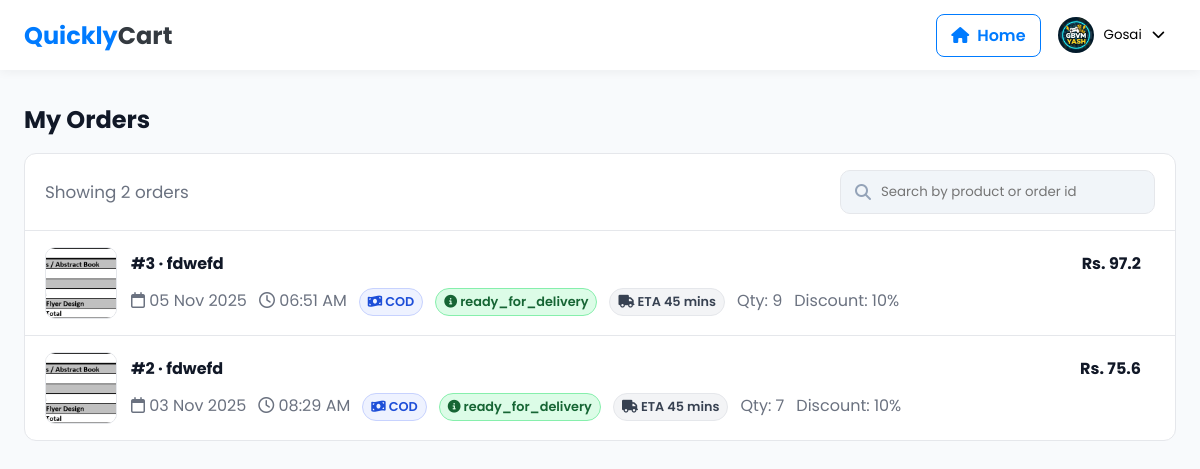
The page /orders (signed in) on the database its author committed.
### QuicklyCart_app/models.py (models this page shows)
class Order(models.Model):
    order_id = models.AutoField(primary_key=True)
    user_id = models.ForeignKey(User , on_delete= models.CASCADE)
    Product = models.ForeignKey(Product , on_delete = models.CASCADE)
    quantity = models.CharField(max_length=155)
    price = models.CharField(max_length=99)
    status = models.CharField(max_length=155)
    discount = models.CharField(max_length=155)
    payment_type = models.CharField(max_length=555)
    created = models.DateTimeField(auto_now_add=True)

class Product(models.Model):
    product_id = models.AutoField(primary_key=True)
    seller_id = models.ForeignKey(Seller , on_delete = models.CASCADE)
    name = models.CharField(max_length=255)
    price = models.CharField(max_length=20)
    description = models.TextField(max_length=1255)
    quantity = models.CharField(max_length=155)
    discount = models.CharField(max_length=155)
    images = models.JSONField()
    category = models.CharField(max_length=255)
    sub_category = models.CharField(max_length=255)
    created = models.DateTimeField(auto_now_add=True)

### QuicklyCart_app/views.py (the view)
# urls.py: path('orders', views.order_history, name='order_history'),
def order_history(request):
    user_id = request.session.get('user_id')
    if not user_id:
        messages.error(request, 'Please login to view orders')
        return redirect('/')
    orders = (Order.objects
              .filter(user_id_id=user_id)
              .select_related('Product')
              .order_by('-created'))
    return render(request, 'orders.html', { 'orders': orders })

### templates/orders.html (shortened to what this page needs)
<!DOCTYPE html>
<html lang="en">
<head>
    <link rel="stylesheet" href="https://cdnjs.cloudflare.com/ajax/libs/font-awesome/6.5.1/css/all.min.css">
    {% load static %}
</head>
<body>
    {% include 'partials/navbar.html' %}
    <div class="page">
        <div class="container">
            <h2>My Orders</h2>
        <div class="orders-card">
            <div class="toolbar">
                <div class="title">Showing {{ orders|length }} orders</div>
                <label class="search"><i class="fas fa-search" style="color:#94a3b8"></i><input id="orderSearch" placeholder="Search by product or order id"></label>
            </div>
            {% if orders %}
                {% for o in orders %}
                <a class="order" href="/moreinforproduct/{{ o.Product.product_id }}/" data-search="{{ o.order_id }} {{ o.Product.name }} {{ o.payment_type }} {{ o.status }}">
                    <img class="thumb" src="/static/images/{{ o.Product.images.0 }}" alt="{{ o.Product.name }}">
                    <div class="meta">
                        <div style="display:flex;justify-content:space-between;align-items:center">
                            <div style="font-weight:700">#{{ o.order_id }} &middot; {{ o.Product.name }}</div>
                            <div class="amount">Rs. {{ o.price }}</div>
                        </div>
                        <div class="row" style="margin-top:6px">
                            <div class="muted"><i class="far fa-calendar"></i> {{ o.created|date:"d M Y" }}</div>
                            <div class="muted"><i class="far fa-clock"></i> {{ o.created|time:"h:i A" }}</div>
                            <div class="pill"><i class="fas fa-money-bill-wave"></i> {{ o.payment_type }}</div>
                            <div class="pill" style="background:#dcfce7;border-color:#86efac;color:#166534"><i class="fas fa-info-circle"></i> {{ o.status }}</div>
                            <div class="pill gray"><i class="fas fa-truck"></i> ETA 45 mins</div>
                            <div class="muted">Qty: {{ o.quantity }}</div>
                            <div class="muted">Discount: {{ o.discount }}%</div>
                        </div>
                    </div>
                </a>
                {% endfor %}
                {% else %}
                <div class="empty"><i class="fas fa-box-open" style="font-size:28px"></i><div>No orders yet.</div></div>
            {% endif %}
        </div>
        </div>
    </div>
</body>
</html>

### templates/partials/navbar.html (shortened to what this page needs)
{% load static %}
<header class="page-header">
  <div class="main-header">
    <div class="logo"><a href="/">Quickly<span>Cart</span></a></div>
    <div class="user-actions">
      <a class="btn btn-outline btn-sm" href="/"><i class="fas fa-home"></i><span>Home</span></a>
       {% if request.session.user_name %}
      <div class="profile-dropdown">
        <button class="profile-toggle" aria-haspopup="true" aria-expanded="false">
          <img src="{% static 'images/'|add:request.session.image %}" alt="{{ request.session.user_name }}">
          <span>{{ request.session.user_name }}</span>
          <i class="fas fa-chevron-down"></i>
        </button>
      </div>
      {% else %}
      <a class="btn btn-outline btn-sm" href="/">Login</a>
      <a class="btn btn-sm" href="/">Sign Up</a>
      {% endif %}
    </div>
  </div>
</header>

### templates/orders.html (style rules this page uses)
:root { --primary:#007BFF;--bg:#f8fafc;--surface:#fff;--muted:#6b7280;--border:#e5e7eb;--success:#16a34a;--danger:#dc2626;--radius:12px }
* { box-sizing:border-box;font-family:'Poppins',sans-serif }
body { background:var(--bg);margin:0;color:#111827 }
.page { display:flex;flex-direction:column;min-height:100vh }
.container { width:100%;max-width:1280px;margin:16px auto;padding:0 24px }
h2 { margin:16px 0 }
.orders-card { background:var(--surface);border:1px solid var(--border);border-radius:var(--radius);overflow:hidden }
.toolbar { display:flex;gap:16px;flex-wrap:wrap;justify-content:space-between;align-items:center;padding:16px 20px;border-bottom:1px solid var(--border) }
.toolbar .title { font-size:1.05rem;color:var(--muted) }
.search { display:flex;align-items:center;gap:8px;background:#f1f5f9;border:1px solid var(--border);padding:10px 14px;border-radius:10px;min-width:280px }
.search input { border:none;background:transparent;outline:none;width:100% }
.order { display:grid;grid-template-columns:72px 1fr auto;gap:14px;align-items:center;padding:16px 20px;border-bottom:1px solid var(--border);text-decoration:none;color:inherit;cursor:pointer }
.order:last-child { border-bottom:none }
.thumb { width:72px;height:72px;border-radius:10px;object-fit:cover;border:1px solid var(--border) }
.meta { display:flex;flex-direction:column;gap:6px }
.row { display:flex;gap:12px;flex-wrap:wrap }
.pill { background:#eef2ff;color:#1d4ed8;border:1px solid #c7d2fe;padding:4px 8px;border-radius:20px;font-size:.8rem;font-weight:600 }
.pill.gray { background:#f3f4f6;color:#374151;border-color:#e5e7eb }
.amount { font-weight:700 }
.muted { color:var(--muted) }

### templates/partials/navbar.html (style rules this page uses)
:root { --primary-color:#007BFF; --secondary-color:#343a40; --surface-color:#FFFFFF; --border-color:#e5e7eb; --border-radius:12px }
.page-header { background:var(--surface-color);position:sticky;top:0;z-index:1000;box-shadow:0 2px 10px rgba(0,0,0,0.05) }
.main-header { padding:0.75rem 1.5rem;display:flex;justify-content:space-between;align-items:center;gap:20px;min-height:70px }
.logo { font-size:1.5rem;font-weight:700;color:var(--primary-color);flex-shrink:0 }
.logo span { color:var(--secondary-color) }
.logo a { color:inherit;text-decoration:none }
.user-actions { display:flex;align-items:center;gap:12px }
.btn { display:inline-flex;align-items:center;gap:8px;padding:8px 14px;border:1px solid var(--primary-color);border-radius:8px;background:var(--primary-color);color:#fff;font-weight:600;text-decoration:none }
.btn-outline { background:transparent;color:var(--primary-color) }
.profile-dropdown { position:relative }
.profile-toggle { display:flex;align-items:center;gap:10px;background:transparent;border:1px solid transparent;padding:4px 10px 4px 4px;border-radius:50px;cursor:pointer }
.profile-toggle img { width:36px;height:36px;border-radius:50%;object-fit:cover }

### rows shown on the page
Order: order_id "3", Product.name "fdwefd", price "97.2", created "05 Nov 2025", created "06:51 AM", payment_type "COD", status "ready_for_delivery", quantity "9", discount "10"
Order: order_id "2", Product.name "fdwefd", price "75.6", created "03 Nov 2025", created "08:29 AM", payment_type "COD", status "ready_for_delivery", quantity "7", discount "10"

### other values the page prints
{{ request.session.user_name }} "Gosai"
{{ orders|length }} "2"
